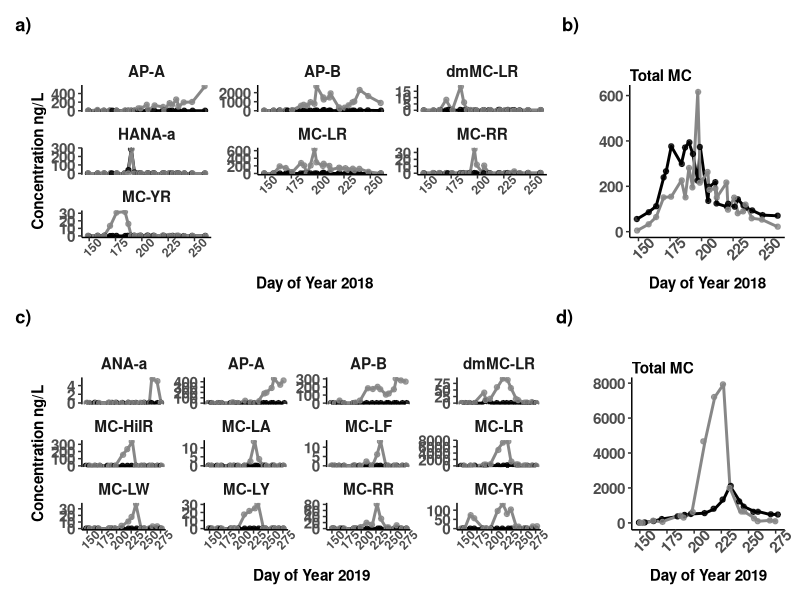

Write R code to recreate this figure.
#Fig 4 - toxin figure

library(tidyverse)
library(lubridate)
library(here)
library(vegan)
library(ggrepel)
library(patchwork)

##Toxins 2019 #### 
## < LODs replaced with 0's

toxs_zeros <- read_csv(here("data/processed_data/", "Toxs2019_zerosLODs.csv"))

toxs_zeros <-toxs_zeros %>% filter(Depth_m == 0.8) %>%
               mutate(DOY = yday(Date))

toxs_zeros_2 <-toxs_zeros %>% select(DOY, everything(), -Date, -Depth_m, -MC_total) %>% 
              arrange(DOY)

toxs_long <- toxs_zeros_2 %>% pivot_longer(cols = c(3:14), 
                                         names_to = "Cyanotoxin", 
                                         values_to = "Conc")

tox_names <-as_labeller(c('ANA_a'= "ANA-a", 'AP_A' = "AP-A", 'AP_B'= "AP-B",
                          'dmMC_LR'= "dmMC-LR", 'MC_HiIR' = "MC-HiIR", 'MC_LA' = "MC-LA",
                          'MC_LF' = "MC-LF", 'MC_LR'= "MC-LR", 'MC_LW'= "MC-LW",
                          'MC_LY' = "MC-LY", 'MC_RR' = "MC-RR", 'MC_YR' = "MC-YR"))

all_tox <- ggplot(toxs_long, aes(DOY, Conc, colour = Sample_Type)) +
  geom_line(size = 1) + geom_point(position = "jitter", alpha = 0.8) + 
  scale_colour_manual(values = c("black", "#878787")) + 
  facet_wrap(~Cyanotoxin, scales = "free_y", labeller = tox_names) +
  xlab("Day of Year 2019") + ylab("Concentration ng/L") + 
  scale_x_continuous(breaks = c(150, 175, 200, 225, 250, 275))+
  theme_classic() +
  theme(legend.position = "none",
        axis.text.x = element_text(angle = 45, face = "bold"),
        axis.text.y = element_text(face = "bold", size = 11),
        axis.title = element_text(face = "bold", size = 11),
        strip.text = element_text(face = "bold", size = 11),
        strip.background = element_blank())

tot_MC <- ggplot(toxs_zeros, aes(x=DOY, y = MC_total, colour = Sample_Type)) +
  geom_line(size = 1) + geom_point(position = "jitter", alpha = 0.8) + 
  xlab("Day of Year 2019") + ylab("") + 
  scale_colour_manual(values = c("black", "#878787")) +
  scale_x_continuous(breaks = c(150, 175, 200, 225, 250, 275))+
  theme_classic() +
  ggtitle("Total MC")+
  theme(legend.position = "none",
        plot.title = element_text(vjust = -8, size = 11, face = "bold"),
        axis.text.x = element_text(angle = 45, face = "bold", size = 11),
        axis.text.y = element_text(face = "bold", size = 11),
        axis.title = element_text(face = "bold", size = 11))
  

tox_patch <- all_tox + tot_MC + plot_layout(widths = c(3,1)) + 
             plot_annotation(title = '2019')

## Toxins 2018 ####

toxs_018 <- read_csv(here("data/processed_data/", "Toxs2018_zerosLODs.csv"))

toxs_018 <-toxs_018 %>% filter(Depth_m == 0.8) %>%
  mutate(DOY = yday(Date))

toxs_018_2 <-toxs_018 %>% select(DOY, everything(), -Date, -Depth_m, -MC_total, -ANA_a,
                                 -MC_HtyR, -dmMC_RR, -MC_LW, -CYN, -MC_HiIR,
                                 -MC_LY) %>% arrange(DOY)

toxs_018_long <- toxs_018_2 %>% pivot_longer(cols = c(3:9), 
                                           names_to = "Cyanotoxin", 
                                           values_to = "Conc")

tox_names18 <-as_labeller(c('AP_A' = "AP-A", 'AP_B'= "AP-B",
                          'dmMC_LR'= "dmMC-LR",'MC_LR'= "MC-LR",
                          'MC_RR' = "MC-RR", 'MC_YR' = "MC-YR",
                          'HANA_a' = "HANA-a"))

all_tox_18 <- ggplot(toxs_018_long, aes(DOY, Conc, colour = Sample_Type)) +
  geom_line(size = 1) + geom_point(position = "jitter", alpha = 0.8) + 
  scale_colour_manual(values = c("black", "#878787")) + 
  facet_wrap(~Cyanotoxin, scales = "free_y", labeller = tox_names18) +
  xlab("Day of Year 2018") + ylab("Concentration ng/L") + 
  scale_x_continuous(breaks = c(150, 175, 200, 225, 250, 275))+
  theme_classic() +
  theme(legend.position = "none",
        axis.text.x = element_text(angle = 45, face = "bold"),
        axis.text.y = element_text(face = "bold", size = 11),
        axis.title = element_text(face = "bold", size = 11),
        strip.text = element_text(face = "bold", size = 11),
        strip.background = element_blank())

tot_MC_18 <- ggplot(toxs_018, aes(x=DOY, y = MC_total, colour = Sample_Type)) +
  geom_line(size = 1) + geom_point(position = "jitter", alpha = 0.8) + 
  scale_colour_manual(values = c("black", "#878787")) + 
  xlab("Day of Year 2018") + ylab("") + 
  scale_x_continuous(breaks = c(150, 175, 200, 225, 250, 275))+
  theme_classic() +
  ggtitle("Total MC")+
  theme(legend.position = "none",
        plot.title = element_text(vjust = -8, size = 11, face = "bold"),
        axis.text.x = element_text(angle = 45, face = "bold", size = 11),
        axis.text.y = element_text(face = "bold", size = 11),
        axis.title = element_text(face = "bold", size = 11))

tox_patch18 <- all_tox_18 + tot_MC_18 + plot_layout(widths = c(3,1)) +
  plot_annotation(title = '2018')

##multi-panel figure
tox_patch18/tox_patch + plot_annotation(tag_levels = 'a', tag_suffix = ')') & 
  theme(plot.tag = element_text(face = "bold")) 